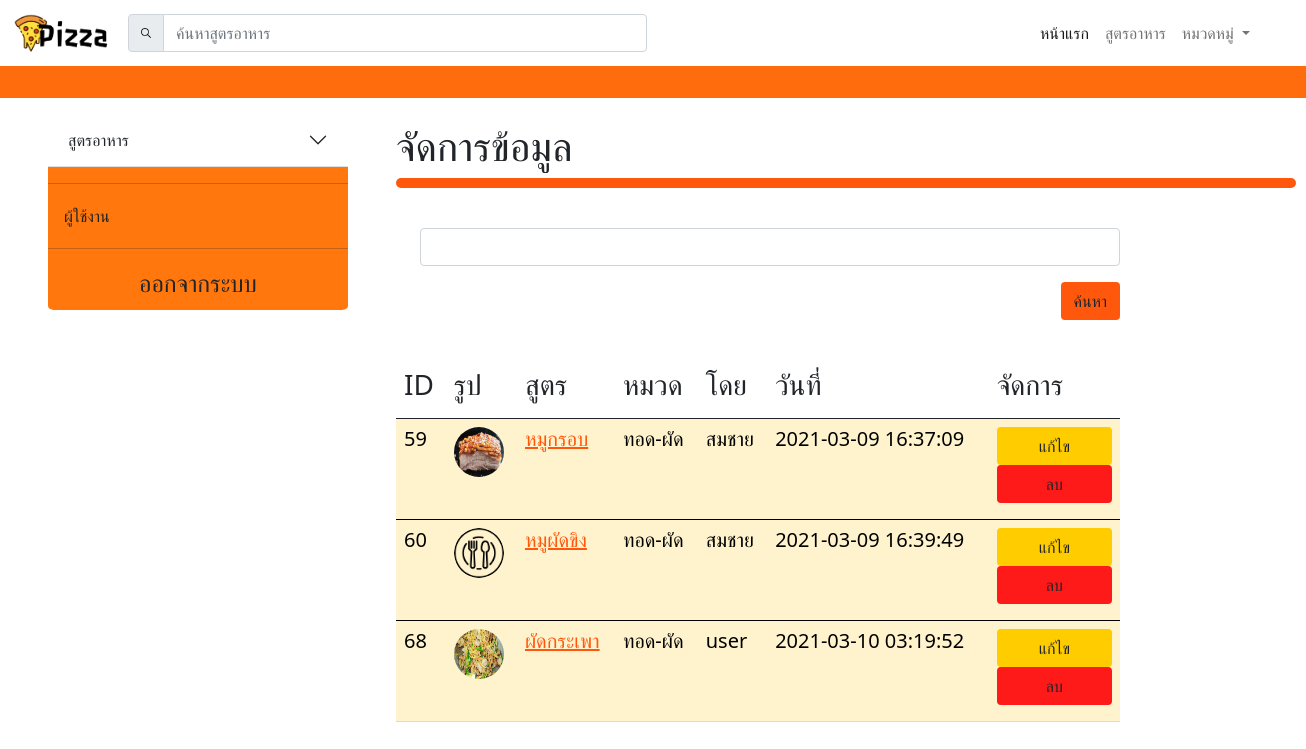
/admin.php?menu_id=8, run on the app's committed database.
### tables this page shows
CREATE TABLE `postmenu` (
  `posts_id` int(11) NOT NULL,
  `posts_name` varchar(255) NOT NULL,
  `posts_img` varchar(255) NOT NULL,
  `article` text NOT NULL,
  `article_img` varchar(255) NOT NULL,
  `posts_time` timestamp NOT NULL DEFAULT current_timestamp() ON UPDATE current_timestamp(),
  `menu_id` int(11) NOT NULL,
  `id` int(11) NOT NULL,
  `article_video` varchar(255) NOT NULL
);

CREATE TABLE `menu` (
  `menu_id` int(11) NOT NULL,
  `menu_name` varchar(255) NOT NULL
);

CREATE TABLE `user` (
  `id` int(11) NOT NULL,
  `email` varchar(255) NOT NULL,
  `username` varchar(255) NOT NULL,
  `u_level` varchar(1) NOT NULL,
  `password` varchar(255) NOT NULL,
  `user_img` varchar(255) NOT NULL,
  `user_ time` timestamp NOT NULL DEFAULT current_timestamp() ON UPDATE current_timestamp()
);

### admin.php (the view, shortened to what this page needs)
<!DOCTYPE html>
<html lang="en">
<head>
    <link rel="stylesheet" href="decorate.css">
    <link rel="stylesheet" href="css/bootstrap.min.css">
    <link rel="stylesheet" href="css/custom.css">
    <?php include('Taskbar.php'); ?>
    <?php include('t.php'); ?>
    <link rel="stylesheet" href="admin.css">
</head>
<body>
<div class="col-lg ml-5 mt-3 text-center"style="float:left; background-color:#ff770d; width:300px;height:auto;border-radius: 2%;">
              <div class="accordion accordion-flush" id="accordionFlushExample">
                <div class="accordion-item">
                  <h2 class="accordion-header" id="flush-headingOne">
                    <button class="accordion-button collapsed" type="button" data-bs-toggle="collapse" data-bs-target="#flush-collapseOne" aria-expanded="false" aria-controls="flush-collapseOne">
                    สูตรอาหาร
                    </button>
                  </h2>
                </div>
                <hr>
                <a class="dropdown-item" href="admin.php?user_#=#1"style="text-align :left;">ผู้ใช้งาน</a>
                <hr>
                <form action="index.php" method="post">
                <button class="dropdown-item" type="submit" name="logout"><h4>ออกจากระบบ</h4></button>
                </form>
            </div>
            </div>
<div class="col-lg-2 ml-5 mt-4 " style="float:left">
            <h1>จัดการข้อมูล<h1>
            <p class="square_1"></p>
                <div class= "mt-4" style="float:left">
                    <div class= "col-lg-2 ml-4 mt-3 text-center">
                        <input type="name" class="form-control" style="width:700px;" >
                    </div>
                    <div class= "ml-4 mt-3 mb-3"style="float:right">
                        <button  type="button" class="btn btn-block mb-4"style = "background-color:#ff580d">ค้นหา</button>
                        </div>
<?php
if(isset($_GET['menu_id'])!="") { ?>
    <table class="table" >
        <thead>
          <tr>
            <th scope="col"><h3>ID</h3></th>
            <th scope="col"><h3>รูป</h3></th>
            <th scope="col"><h3>สูตร</h3></th>
            <th scope="col"><h3>หมวด</h3></th>
            <th scope="col"><h3>โดย</h3></th>
            <th scope="col"><h3>วันที่</h3></th>
            <th scope="col"><h3>จัดการ</h3></th>
          </tr>
        </thead>
<?php
     $sql_posts = "SELECT * FROM postmenu WHERE menu_id  = '{$_GET['menu_id']}'";
     $result_posts = $conn->query($sql_posts);
     while($row_posts = $result_posts->fetch_assoc()) {
      $sql_menu_2 = "SELECT * FROM 	menu WHERE menu_id = '{$row_posts['menu_id']}'";
      $result_menu_2 = $conn->query($sql_menu_2);
      $row_menu_2 = $result_menu_2->fetch_assoc();
      $sql_user = "SELECT * FROM user WHERE id = '{$row_posts['id']}'";
      $result_user = $conn->query($sql_user);
      $row_user = $result_user->fetch_assoc();
   ?>
        <tbody>
        <tr class="table-warning ">
            <td><h5><?php echo"{$row_posts['posts_id']}" ?></h5></td>
            <td><h5><img src="posts/<?php echo $row_posts['posts_img'] ?>" width="50" height="50" style="border-radius: 50%;"></h5></td>
            <td><h5 ><a style="color:#ff580d;" href="show.php?posts_id=<?php echo $row_posts['posts_id']; ?>"><?php echo"{$row_posts['posts_name']}" ?></a></h5></td>
            <td><h5><?php echo"{$row_menu_2['menu_name']}" ?></h5></td>
            <td><h5><?php echo"{$row_user['username']}" ?></h5></td>
            <td><h5><?php echo"{$row_posts['posts_time']}" ?></h5></td>
            <td>
            <h5><button type="button" class="btn btn-block" data-bs-toggle="modal" data-bs-target="#exampleModal"style = "background-color:#ffcc00">แก้ไข</button></th>
                <a type="button"  class="btn btn-block" href="?delete_posts=1&id=<?php echo $row_posts['posts_id']; ?>"style="background-color:#ff1a1a;">ลบ</a></h5>
    </td>
          </tr>
          <?php } ?>
        </tbody>
</table>
</div>
</div>
<?php }
  ?>
  </body>
</html>

### admin.css (style rules this page uses)
.square_1 { border-radius: 90px 90px 90px 90px; background: #ff580d; width: 900px; height:10px; margin:auto; }

### data on the page
postmenu: posts_id "59", posts_img (picture), posts_name "หมูกรอบ", menu.menu_name "ทอด-ผัด", id.username "สมชาย", posts_time "2021-03-09 16:37:09"
postmenu: posts_id "60", posts_img (picture), posts_name "หมูผัดขิง", menu.menu_name "ทอด-ผัด", id.username "สมชาย", posts_time "2021-03-09 16:39:49"
postmenu: posts_id "68", posts_img (picture), posts_name "ผัดกระเพา", menu.menu_name "ทอด-ผัด", id.username "user", posts_time "2021-03-10 03:19:52"
